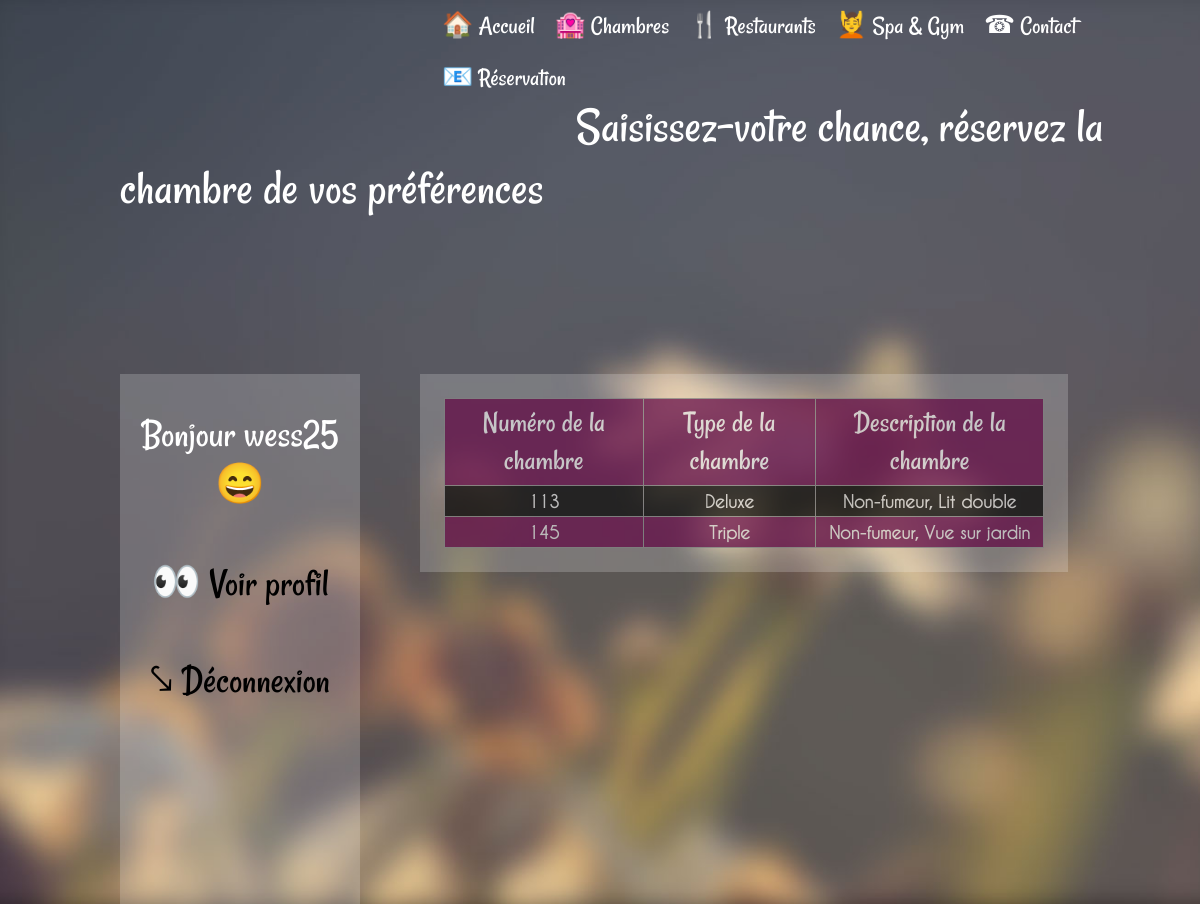
The page /RecherchePerso.php (signed in) on the database its author committed.
### tables this page shows
CREATE TABLE IF NOT EXISTS `room` (
  `room_num` int(11) NOT NULL,
  `roomtype` enum('Deluxe','Double','Triple','Suite','Quadruple') NOT NULL,
  `description` longtext NOT NULL,
  PRIMARY KEY (`room_num`)
);

### RecherchePerso.php (the view, shortened to what this page needs)
<html xmlns="http://www.w3.org/1999/xhtml" lang="fr">
<head>
    <link href="css/style.css" rel="stylesheet">
</head>
<body  style="background-image:url('images/2.jpg'); background-size : cover;  ">
   <div id="menu">
                            <ul>
                            <li><a href="index.php">🏠 Accueil</a></li>
                            <li><a href="HotelChambres.php">🏩 Chambres</a> </li>
                            <li><a href="Restaurants.php">🍴 Restaurants</a></li>
                            <li><a href="GymSpa.php">💆 Spa & Gym </a></li>
                            <li><a href="contact.php">☎ Contact</a></li>
                            <li><a href="ReservationChambre.php"> 📧 Réservation</a></li>
                            </ul>
                        </div>
  <br/>
  <br/>
    <h1 style="margin-top:5%; margin-left: 10%;"> Saisissez-votre chance, réservez la chambre de vos préférences</h1>
     <div class="profile">
                    <h1>Bonjour <?php echo  $_SESSION['pseudo'] ?> 😄 </h1>
       <h1> <a href ="profil_client.php" style="color:black; text-decoration:none; ">  👀 Voir profil </a> </h1>
   <h1> <a href ="deconnexion.php" style="color:black; text-decoration:none;"> ⤥ Déconnexion </a> </h1>
                </div>
     <?php
   if(isset($_SESSION['id'])&&isset($_SESSION['pseudo'])){
        $bdd = new PDO('mysql:host=localhost;dbname=hoteldb','hachani','H6bfqd7O');
		$infosReq=$bdd->prepare('SELECT * FROM users WHERE pseudo = ? ');
		$infosReq->execute(array($_SESSION['pseudo']));
		$resultat=$infosReq->fetch();
        $preferences = $resultat['preferences'];
            $verifChambreDispo=$bdd->prepare('
                                         SELECT
                                            room_num, roomtype, description
                                        FROM
                                            room
                                        WHERE
                                        room_num NOT IN (
                                            SELECT
                                                room.room_num
                                            FROM
                                                room
                                            LEFT OUTER JOIN
                                                room_booked ON room_booked.room_num = room.room_num
                                            WHERE
                                                -- wished booking date is after or at the DOR date
                                                ? >= dor
                                                -- OR wished booking date is before the DCO date
                                                AND ? <  dco
                                                    )
                                        AND description like ?
                                       '
                                     );
        $verifChambreDispo->execute(array($_POST['dateArrivee'],$_POST['dateArrivee'],$preferences));
       ?>
    <div class="infosClient">
       <table border>
            <tr>
                                <th>Numéro de la chambre</th>
								<th>Type de la chambre</th>
								<th>Description de la chambre</th>
            </tr>
        <?php
            while($resultat = $verifChambreDispo->fetch()) {
            $num_chambre =$resultat['room_num'];
            $type_chambre=$resultat['roomtype'];
            $description_chambre=$resultat['description'];
							?>
							<tr>
                                <td><?php echo  $num_chambre;?></td>
								<td><?php echo  $type_chambre;?></td>
								<td><?php echo  $description_chambre;?></td>
                            </tr>
							<?php
							}
            ?>
        </table>
         </div>
     <?php
    }
		?>
</body>
</html>

### css/style.css (style rules this page uses)
body { margin: 0%; height: auto; overflow-x: hidden; z-index: -1; }
h1 { font-family: "Rancho-Regular"; color: white; font-size: 50px; font-weight: normal; }
#menu ul { margin:0; padding:0; list-style-type:none; text-align:center; }
#menu li { float:left; width: auto; padding:0; background-color:none; }
#menu li a { display:block; color:white; text-decoration:none; width: auto; padding: 10px; }
#menu { margin-left: 36%; font-family: "Rancho-Regular"; color: white; font-size: 25px; }
.profile { float:left; height: 530px; width: 20%; background: url(../images/reservation.png) repeat ; margin-left: 10%; margin-top: 10%; }
.profile h1 { font-size: 40px; padding: 10px; text-align: center; }
.infosClient { float: left; height: auto; width: 50%; background: url(../images/reservation.png) repeat ; margin-left: 5%; margin-top: 10%; margin-bottom: 10%; padding: 2%; }
th { font-family: 'Rancho-Regular'; font-size: 30px; color: white; font-weight: normal; padding: 5px; }
td { font-family: 'caviar dreams'; font-size: 17px; font-weight: bold; padding: 5px; }
table { width: 100%; background: black; opacity: 0.7; color: #eee; border-collapse: collapse; text-align: center; }
tr:nth-child(2n) { background: black; opacity: 0.9; padding: 5px; }
tr:nth-child(2n+1) { background: #6c064b; opacity: 0.9; padding: 5px; }

### rows shown on the page
room: room_num "113", roomtype "Deluxe", description "Non-fumeur, Lit double"
room: room_num "145", roomtype "Triple", description "Non-fumeur, Vue sur jardin"

### other values the page prints
$_SESSION['pseudo'] "wess25"
